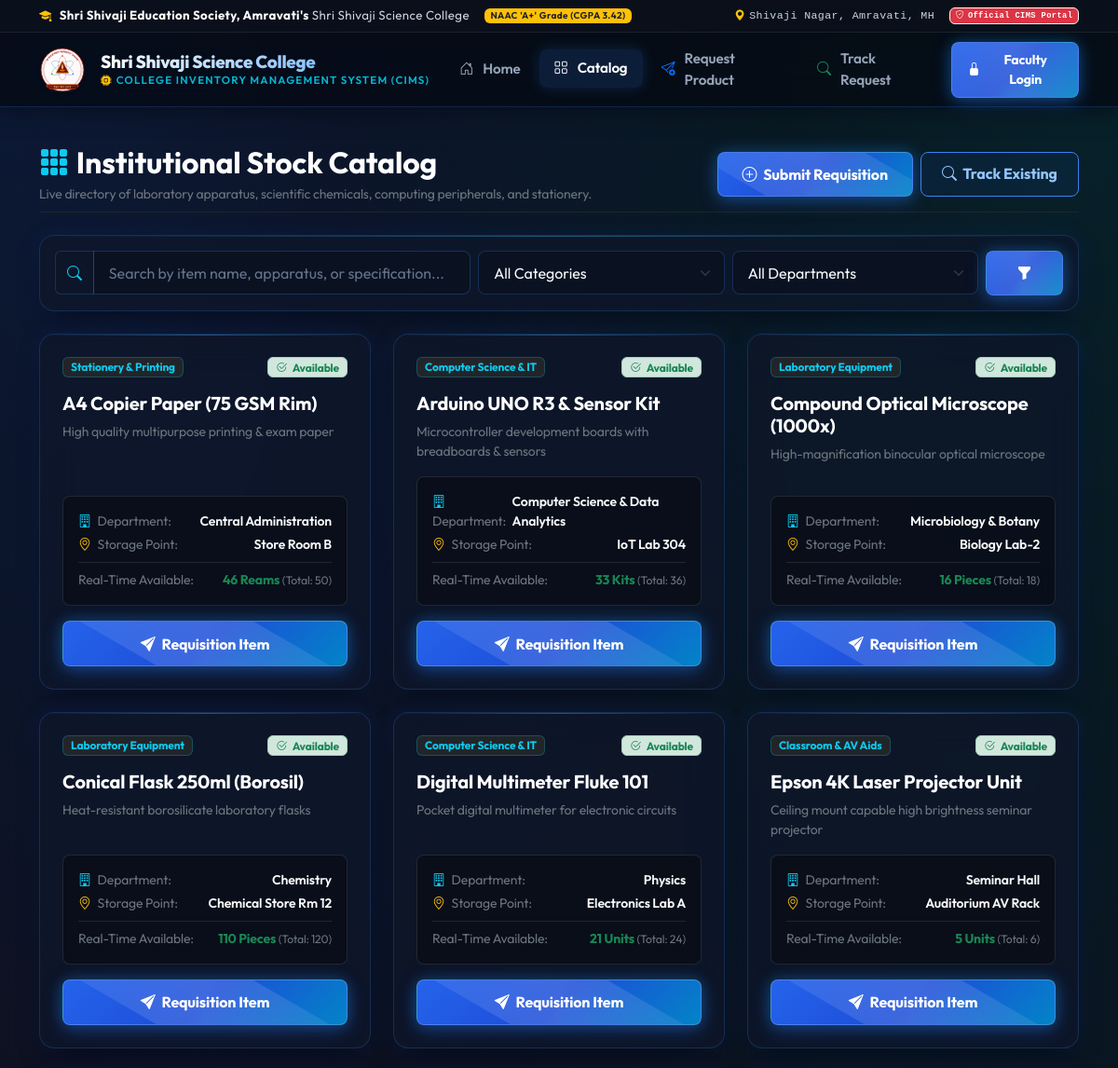
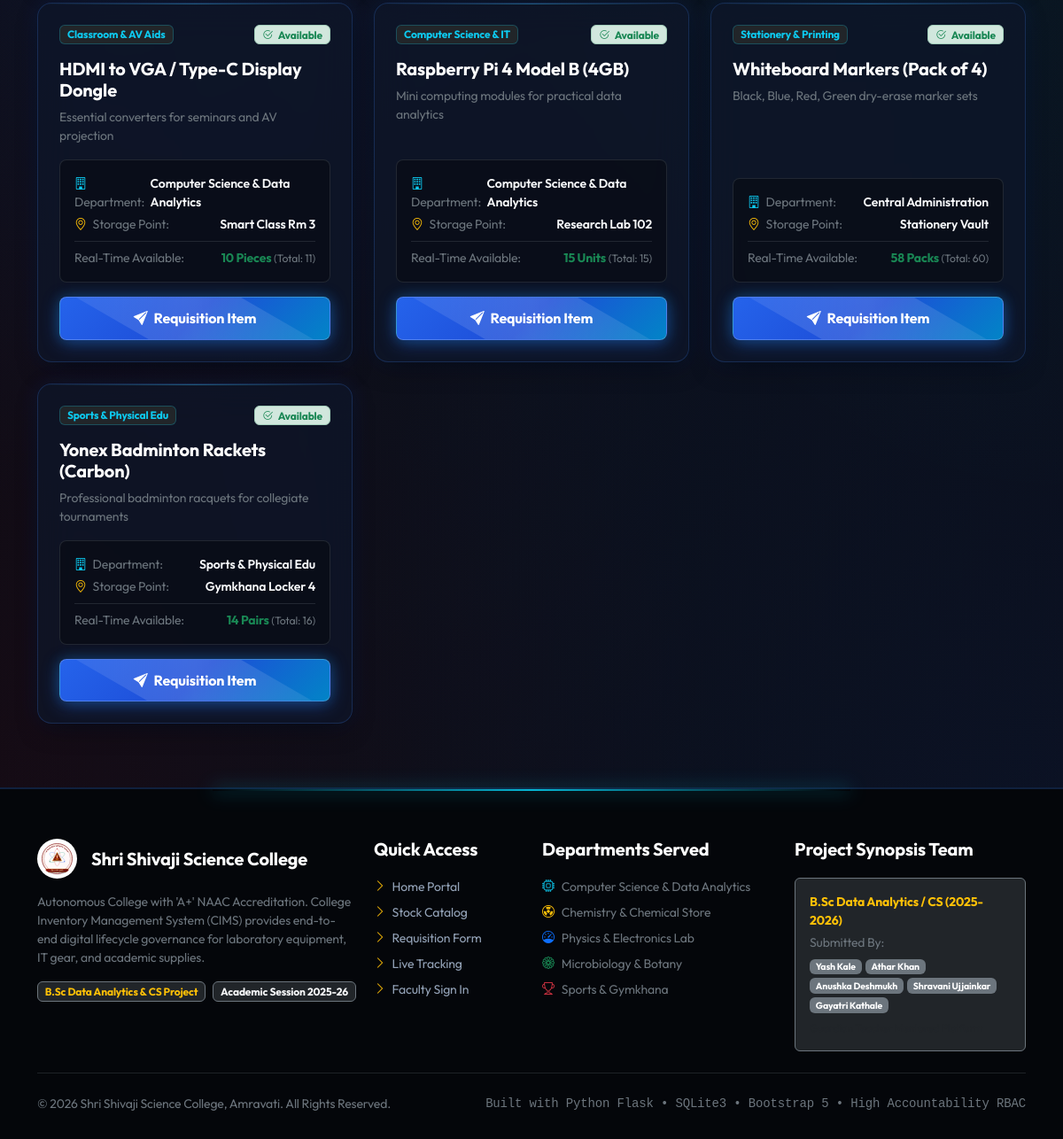
/catalog, run on the app's committed database (2 pictures, top to bottom).
### tables this page shows
CREATE TABLE inventory_items (
        item_id INTEGER PRIMARY KEY AUTOINCREMENT,
        item_name TEXT NOT NULL,
        category_id INTEGER NOT NULL,
        department TEXT NOT NULL,
        physical_quantity INTEGER NOT NULL DEFAULT 0,
        reserved_quantity INTEGER NOT NULL DEFAULT 0,
        minimum_quantity INTEGER NOT NULL DEFAULT 5,
        unit TEXT NOT NULL DEFAULT 'Units',
        location TEXT DEFAULT 'Central Store / Dept Lab',
        description TEXT,
        last_updated TIMESTAMP DEFAULT CURRENT_TIMESTAMP,
        FOREIGN KEY (category_id) REFERENCES categories (category_id)
    );

CREATE TABLE categories (
        category_id INTEGER PRIMARY KEY AUTOINCREMENT,
        category_name TEXT UNIQUE NOT NULL,
        icon TEXT DEFAULT 'bi-box-seam',
        description TEXT
    );

### app.py (the view)
@app.route('/catalog')
def catalog():
    db = get_db()
    category_id = request.args.get('category_id', type=int)
    search_q = request.args.get('q', '').strip()
    dept = request.args.get('department', '').strip()
    sql = """
        SELECT i.*, c.category_name, (i.physical_quantity - i.reserved_quantity) AS available_quantity
        FROM inventory_items i
        JOIN categories c ON i.category_id = c.category_id
        WHERE 1=1
    """
    params = []
    if category_id:
        sql += " AND i.category_id = ?"
        params.append(category_id)
    if search_q:
        sql += " AND (i.item_name LIKE ? OR i.description LIKE ?)"
        params.append(f"%{search_q}%")
        params.append(f"%{search_q}%")
    if dept:
        sql += " AND i.department = ?"
        params.append(dept)
    sql += " ORDER BY i.item_name ASC"
    items = db.execute(sql, params).fetchall()
    categories = db.execute("SELECT * FROM categories ORDER BY category_name").fetchall()
    departments = [
        'Computer Science & Data Analytics',
        'Physics',
        'Chemistry',
        'Microbiology & Botany',
        'Zoology & Environmental Science',
        'Mathematics & Statistics',
        'Sports & Physical Edu',
        'Central Administration',
        'Seminar Hall & AV'
    ]
    return render_template('catalog.html', items=items, categories=categories, departments=departments, selected_cat=category_id, search_q=search_q, selected_dept=dept)

### app.py (called while the page is built)
def get_db():
    if 'db' not in g:
        g.db = sqlite3.connect(DB_PATH)
        g.db.row_factory = sqlite3.Row
        g.db.execute("PRAGMA foreign_keys = ON")
    return g.db

### templates/catalog.html (shortened to what this page needs)
{% extends "base.html" %}
{% block content %}
<div class="container py-4">
  <div class="d-flex flex-wrap justify-content-between align-items-center mb-4 pb-2 border-bottom border-dark">
    <div>
      <h2 class="fw-bold mb-1 text-white"><i class="bi bi-grid-3x3-gap-fill text-info me-2"></i>Institutional Stock Catalog</h2>
      <p class="text-secondary small m-0">Live directory of laboratory apparatus, scientific chemicals, computing peripherals, and stationery.</p>
    </div>
    <div class="d-flex gap-2">
      <a href="{{ url_for('request_goods') }}" class="btn btn-cims-primary">
        <i class="bi bi-plus-circle me-1"></i> Submit Requisition
      </a>
      <a href="{{ url_for('track') }}" class="btn btn-cims-outline">
        <i class="bi bi-search me-1"></i> Track Existing
      </a>
    </div>
  </div>
  <div class="card glass-card p-3 mb-4">
    <form action="{{ url_for('catalog') }}" method="GET" class="row g-2 align-items-center">
      <div class="col-md-5">
        <div class="input-group">
          <span class="input-group-text"><i class="bi bi-search text-info"></i></span>
          <input type="text" name="q" class="form-control" placeholder="Search by item name, apparatus, or specification..." value="{{ search_q }}">
        </div>
      </div>
      <div class="col-md-3">
        <select name="category_id" class="form-select">
          <option value="">All Categories</option>
        </select>
      </div>
      <div class="col-md-3">
        <select name="department" class="form-select">
          <option value="">All Departments</option>
        </select>
      </div>
      <div class="col-md-1 d-flex gap-1">
        <button type="submit" class="btn btn-cims-primary w-100"><i class="bi bi-funnel-fill"></i></button>
      </div>
    </form>
  </div>
  {% if items %}
    <div class="row g-4">
      {% for item in items %}
        <div class="col-md-6 col-lg-4">
          <div class="card h-100 glass-card interactive-card p-4 d-flex flex-column">
            <div class="d-flex justify-content-between align-items-start mb-3">
              <span class="badge bg-dark text-info border border-info border-opacity-25 px-2 py-1 small">
                {{ item.category_name }}
              </span>
              {% if item.available_quantity > item.minimum_quantity %}
                <span class="badge bg-success-subtle text-success border border-success-subtle px-2 py-1">
                  <i class="bi bi-check2-circle me-1"></i> Available
                </span>
              {% elif item.available_quantity > 0 %}
                <span class="badge bg-warning-subtle text-warning border border-warning-subtle px-2 py-1">
                  <i class="bi bi-exclamation-triangle me-1"></i> Low Stock
                </span>
              {% else %}
                <span class="badge bg-danger text-white px-2 py-1">
                  <i class="bi bi-dash-circle me-1"></i> Out of Stock
                </span>
              {% endif %}
            </div>
            <h5 class="fw-bold text-white mb-2">{{ item.item_name }}</h5>
            <p class="text-secondary small mb-3 flex-grow-1">{{ item.description or 'Standard college academic resource.' }}</p>
            <div class="p-3 rounded-3 small mb-3 border border-secondary border-opacity-25" style="background: rgba(7, 10, 18, 0.6);">
              <div class="d-flex justify-content-between mb-1">
                <span class="text-secondary"><i class="bi bi-building me-1 text-info"></i> Department:</span>
                <span class="fw-semibold text-light">{{ item.department }}</span>
              </div>
              <div class="d-flex justify-content-between mb-1">
                <span class="text-secondary"><i class="bi bi-geo-alt me-1 text-warning"></i> Storage Point:</span>
                <span class="fw-semibold text-light">{{ item.location }}</span>
              </div>
              <div class="d-flex justify-content-between border-top border-secondary border-opacity-25 pt-2 mt-2">
                <span class="text-secondary">Real-Time Available:</span>
                <span class="fw-bold {% if item.available_quantity > 0 %}text-success{% else %}text-danger{% endif %}">
                  {{ item.available_quantity }} {{ item.unit }}
                  <small class="text-secondary fw-normal">(Total: {{ item.physical_quantity }})</small>
                </span>
              </div>
            </div>
            <div class="mt-auto">
              <a href="{{ url_for('request_goods', item_id=item.item_id) }}" class="btn btn-cims-primary w-100">
                <i class="bi bi-send-fill me-1"></i> Requisition Item
              </a>
            </div>
          </div>
        </div>
      {% endfor %}
    </div>
  {% endif %}
</div>
{% endblock %}

### templates/base.html (shortened to what this page needs)
<!DOCTYPE html>
<html lang="en">
<head>
  <link href="https://cdn.jsdelivr.net/npm/bootstrap@5.3.3/dist/css/bootstrap.min.css" rel="stylesheet">
  <link rel="stylesheet" href="https://cdn.jsdelivr.net/npm/bootstrap-icons@1.11.3/font/bootstrap-icons.min.css">
  <link rel="stylesheet" href="{{ url_for('static', filename='css/style.css') }}?v=2.0">
</head>
<body>
  <header class="college-top-bar">
    <div class="container d-flex flex-wrap justify-content-between align-items-center">
      <div class="d-flex align-items-center gap-2">
        <i class="bi bi-mortarboard-fill text-warning"></i>
        <span><strong>Shri Shivaji Education Society, Amravati's</strong> Shri Shivaji Science College</span>
        <span class="badge bg-warning text-dark d-none d-md-inline-block ms-2">NAAC 'A+' Grade (CGPA 3.42)</span>
      </div>
      <div class="d-flex align-items-center gap-3 font-monospace small">
        <span class="d-none d-lg-inline"><i class="bi bi-geo-alt-fill text-warning me-1"></i>Shivaji Nagar, Amravati, MH</span>
        <span class="badge bg-danger border border-light"><i class="bi bi-shield-check me-1"></i>Official CIMS Portal</span>
      </div>
    </div>
  </header>
  <nav class="navbar navbar-expand-lg cims-navbar sticky-top">
    <div class="container">
      <a class="navbar-brand d-flex align-items-center gap-3" href="{{ url_for('home') }}">
        <img src="{{ url_for('static', filename='images/college_logo.svg') }}" alt="Shivaji Science College Logo" width="50" height="50" class="d-inline-block align-text-top rounded-circle shadow-sm">
        <div>
          <div class="cims-brand-title">Shri Shivaji Science College</div>
          <div class="cims-brand-sub"><i class="bi bi-cpu-fill text-warning me-1"></i>College Inventory Management System (CIMS)</div>
        </div>
      </a>
      <div class="collapse navbar-collapse" id="cimsNav">
        <ul class="navbar-nav ms-auto mb-2 mb-lg-0 align-items-lg-center gap-lg-1">
          <li class="nav-item">
            <a class="nav-link {% if request.endpoint == 'home' %}active{% endif %}" href="{{ url_for('home') }}">
              <i class="bi bi-house-door me-1"></i> Home
            </a>
          </li>
          <li class="nav-item">
            <a class="nav-link {% if request.endpoint == 'catalog' %}active{% endif %}" href="{{ url_for('catalog') }}">
              <i class="bi bi-grid me-1"></i> Catalog
            </a>
          </li>
          <li class="nav-item">
            <a class="nav-link {% if request.endpoint == 'request_goods' %}active{% endif %}" href="{{ url_for('request_goods') }}">
              <i class="bi bi-send-plus me-1 text-primary"></i> Request Product
            </a>
          </li>
          <li class="nav-item">
            <a class="nav-link {% if request.endpoint == 'track' %}active{% endif %}" href="{{ url_for('track') }}">
              <i class="bi bi-search me-1 text-success"></i> Track Request
            </a>
          </li>
          {% if session.get('user_id') %}
            <li class="nav-item dropdown ms-lg-2">
              <a class="nav-link dropdown-toggle btn btn-light px-3 py-2 border shadow-sm d-flex align-items-center gap-2" href="#" id="userMenu" role="button" data-bs-toggle="dropdown" aria-expanded="false">
                <span class="badge bg-danger rounded-circle p-2"><i class="bi bi-person-fill"></i></span>
                <span class="fw-bold">{{ session.get('user_name', 'Faculty') }}</span>
                <span class="badge bg-secondary text-uppercase ms-1" style="font-size: 0.65rem;">{{ session.get('role') }}</span>
              </a>
              <ul class="dropdown-menu dropdown-menu-end shadow border-0" aria-labelledby="userMenu">
                <li><h6 class="dropdown-header text-uppercase">Faculty Console</h6></li>
                <li><a class="dropdown-item py-2" href="{{ url_for('dashboard') }}"><i class="bi bi-speedometer2 text-primary me-2"></i>Dashboard</a></li>
                <li><a class="dropdown-item py-2" href="{{ url_for('manage_requests') }}"><i class="bi bi-inbox-fill text-warning me-2"></i>Manage Requests</a></li>
                <li><a class="dropdown-item py-2" href="{{ url_for('manage_inventory') }}"><i class="bi bi-boxes text-info me-2"></i>Inventory Stock</a></li>
                <li><a class="dropdown-item py-2" href="{{ url_for('audit_logs') }}"><i class="bi bi-journal-text text-secondary me-2"></i>Audit Logs</a></li>
                {% if session.get('role') == 'admin' %}
                  <li><hr class="dropdown-divider"></li>
                  <li><a class="dropdown-item py-2" href="{{ url_for('manage_users') }}"><i class="bi bi-people-fill text-success me-2"></i>User Management</a></li>
                {% endif %}
                <li><hr class="dropdown-divider"></li>
                <li><a class="dropdown-item py-2 text-danger fw-bold" href="{{ url_for('logout') }}"><i class="bi bi-box-arrow-right me-2"></i>Sign Out</a></li>
              </ul>
            </li>
          {% else %}
            <li class="nav-item ms-lg-2">
              <a class="btn btn-cims-primary btn-sm d-flex align-items-center gap-2 px-3 py-2" href="{{ url_for('login') }}">
                <i class="bi bi-lock-fill"></i> Faculty Login
              </a>
            </li>
          {% endif %}
        </ul>
      </div>
    </div>
  </nav>
  <main>
    {% block content %}{% endblock %}
  </main>
  <footer class="cims-footer mt-5">
    <div class="container">
      <div class="row g-4">
        <div class="col-lg-4">
          <div class="d-flex align-items-center gap-3 mb-3">
            <img src="{{ url_for('static', filename='images/college_logo.svg') }}" alt="Logo" width="45" height="45" class="rounded-circle bg-white p-1">
            <h5 class="m-0 text-white">Shri Shivaji Science College</h5>
          </div>
          <p class="small text-secondary mb-3">
            Autonomous College with 'A+' NAAC Accreditation. College Inventory Management System (CIMS) provides end-to-end digital lifecycle governance for laboratory equipment, IT gear, and academic supplies.
          </p>
          <div class="d-flex gap-2">
            <span class="badge bg-dark border border-secondary text-warning">B.Sc Data Analytics & CS Project</span>
            <span class="badge bg-dark border border-secondary text-light">Academic Session 2025-26</span>
          </div>
        </div>
        <div class="col-6 col-lg-2">
          <h5>Quick Access</h5>
          <ul class="list-unstyled small d-flex flex-column gap-2">
            <li><a href="{{ url_for('home') }}"><i class="bi bi-chevron-right me-1 text-warning"></i> Home Portal</a></li>
            <li><a href="{{ url_for('catalog') }}"><i class="bi bi-chevron-right me-1 text-warning"></i> Stock Catalog</a></li>
            <li><a href="{{ url_for('request_goods') }}"><i class="bi bi-chevron-right me-1 text-warning"></i> Requisition Form</a></li>
            <li><a href="{{ url_for('track') }}"><i class="bi bi-chevron-right me-1 text-warning"></i> Live Tracking</a></li>
            <li><a href="{{ url_for('login') }}"><i class="bi bi-chevron-right me-1 text-warning"></i> Faculty Sign In</a></li>
          </ul>
        </div>
        <div class="col-6 col-lg-3">
          <h5>Departments Served</h5>
          <ul class="list-unstyled small d-flex flex-column gap-2 text-secondary">
            <li><i class="bi bi-cpu text-info me-2"></i>Computer Science & Data Analytics</li>
            <li><i class="bi bi-radioactive text-warning me-2"></i>Chemistry & Chemical Store</li>
            <li><i class="bi bi-speedometer text-primary me-2"></i>Physics & Electronics Lab</li>
            <li><i class="bi bi-flower1 text-success me-2"></i>Microbiology & Botany</li>
            <li><i class="bi bi-trophy text-danger me-2"></i>Sports & Gymkhana</li>
          </ul>
        </div>
        <div class="col-lg-3">
          <h5>Project Synopsis Team</h5>
          <div class="card bg-dark border-secondary p-3 text-white small">
            <div class="fw-bold text-warning mb-1">B.Sc Data Analytics / CS (2025-2026)</div>
            <div class="text-secondary mb-2">Submitted By:</div>
            <div class="d-flex flex-wrap gap-1">
              <span class="badge bg-secondary">Yash Kale</span>
              <span class="badge bg-secondary">Athar Khan</span>
              <span class="badge bg-secondary">Anushka Deshmukh</span>
              <span class="badge bg-secondary">Shravani Ujjainkar</span>
              <span class="badge bg-secondary">Gayatri Kathale</span>
            </div>
            <div class="mt-2 text-muted" style="font-size: 0.75rem;">
            </div>
          </div>
        </div>
      </div>
      <hr class="border-secondary my-4">
      <div class="d-flex flex-wrap justify-content-between align-items-center small text-secondary">
        <div>
          © 2026 Shri Shivaji Science College, Amravati. All Rights Reserved.
        </div>
        <div class="font-monospace">
          Built with Python Flask • SQLite3 • Bootstrap 5 • High Accountability RBAC
        </div>
      </div>
    </div>
  </footer>
</body>
</html>

### data on the page
inventory_items: category_name "Stationery & Printing", minimum_quantity "Available", item_name "A4 Copier Paper (75 GSM Rim)", description "High quality multipurpose printing & exam paper", department "Central Administration", location "Store Room B", available_quantity "46", unit "Reams", physical_quantity "50"
inventory_items: category_name "Computer Science & IT", minimum_quantity "Available", item_name "Arduino UNO R3 & Sensor Kit", description "Microcontroller development boards with breadboards & sensors", department "Computer Science & Data Analytics", location "IoT Lab 304", available_quantity "33", unit "Kits", physical_quantity "36"
inventory_items: category_name "Laboratory Equipment", minimum_quantity "Available", item_name "Compound Optical Microscope (1000x)", description "High-magnification binocular optical microscope", department "Microbiology & Botany", location "Biology Lab-2", available_quantity "16", unit "Pieces", physical_quantity "18"
inventory_items: category_name "Laboratory Equipment", minimum_quantity "Available", item_name "Conical Flask 250ml (Borosil)", description "Heat-resistant borosilicate laboratory flasks", department "Chemistry", location "Chemical Store Rm 12", available_quantity "110", unit "Pieces", physical_quantity "120"
inventory_items: category_name "Computer Science & IT", minimum_quantity "Available", item_name "Digital Multimeter Fluke 101", description "Pocket digital multimeter for electronic circuits", department "Physics", location "Electronics Lab A", available_quantity "21", unit "Units", physical_quantity "24"
inventory_items: category_name "Classroom & AV Aids", minimum_quantity "Available", item_name "Epson 4K Laser Projector Unit", description "Ceiling mount capable high brightness seminar projector", department "Seminar Hall", location "Auditorium AV Rack", available_quantity "5", unit "Units", physical_quantity "6"
inventory_items: category_name "Classroom & AV Aids", minimum_quantity "Available", item_name "HDMI to VGA / Type-C Display Dongle", description "Essential converters for seminars and AV projection", department "Computer Science & Data Analytics", location "Smart Class Rm 3", available_quantity "10", unit "Pieces", physical_quantity "11"
inventory_items: category_name "Computer Science & IT", minimum_quantity "Available", item_name "Raspberry Pi 4 Model B (4GB)", description "Mini computing modules for practical data analytics", department "Computer Science & Data Analytics", location "Research Lab 102", available_quantity "15", unit "Units", physical_quantity "15"
inventory_items: category_name "Stationery & Printing", minimum_quantity "Available", item_name "Whiteboard Markers (Pack of 4)", description "Black, Blue, Red, Green dry-erase marker sets", department "Central Administration", location "Stationery Vault", available_quantity "58", unit "Packs", physical_quantity "60"
inventory_items: category_name "Sports & Physical Edu", minimum_quantity "Available", item_name "Yonex Badminton Rackets (Carbon)", description "Professional badminton racquets for collegiate tournaments", department "Sports & Physical Edu", location "Gymkhana Locker 4", available_quantity "14", unit "Pairs", physical_quantity "16"
